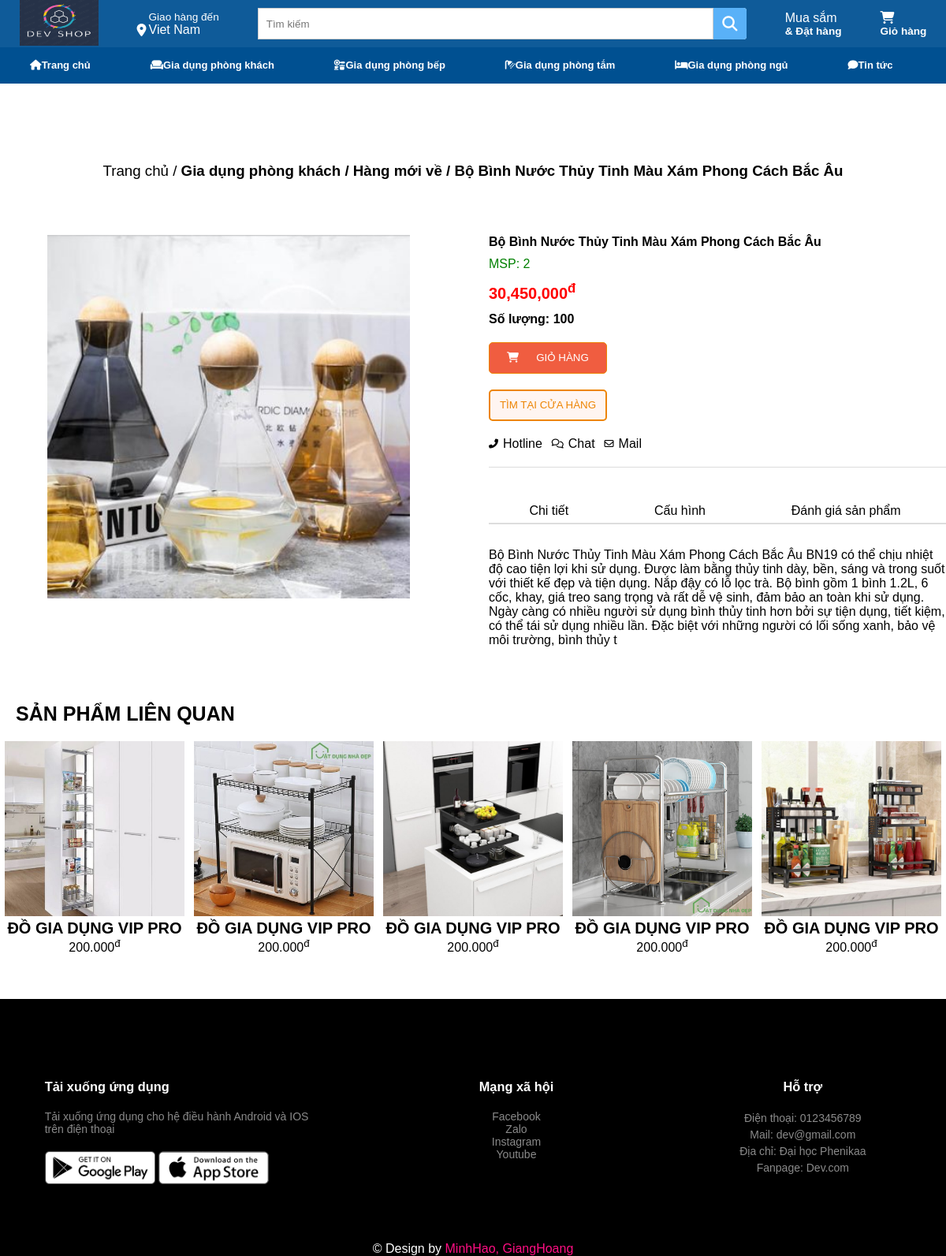
/product.php?ms_hh=2, run on the app's committed database.
### tables this page shows
CREATE TABLE `hinhhanghoa` (
  `MaHinh` int(20) NOT NULL COMMENT 'Mã hình ',
  `TenHinh` varchar(255) NOT NULL COMMENT 'Tên Hình',
  `MSHH` int(20) NOT NULL COMMENT 'Mã số hàng hóa'
);

CREATE TABLE `hanghoa` (
  `MSHH` int(20) NOT NULL COMMENT 'Mã số hàng hóa',
  `TenHH` varchar(255) NOT NULL COMMENT 'Tên hàng hóa',
  `QuyCach` varchar(500) NOT NULL COMMENT 'Quy cách ',
  `Gia` int(11) NOT NULL COMMENT 'Giá',
  `SoLuongHang` int(50) NOT NULL COMMENT 'Số Lượng hàng hóa',
  `MaLoaiHang` int(20) NOT NULL COMMENT 'Mã loại hàng'
);

### product.php (the view, shortened to what this page needs)
<!DOCTYPE html>
<html lang="en">
<head>
    <link rel="stylesheet" href="./style1.css">
    <link rel="stylesheet" href="./style.css">
</head>
<body>
<?php
    require_once("php/header.php");
    require_once("admin/db_connect.php");
    if (isset($_GET['ms_hh'])) {
        $ms_hh = $_GET['ms_hh'];
        $query = "SELECT h.mshh,h.tenhh,h.gia,h.soluonghang,h.quycach, img.tenhinh FROM hanghoa h join hinhhanghoa img on h.mshh = img.mshh WHERE h.mshh = {$ms_hh} ";
        $query_run = mysqli_query($conn, $query);
        if (mysqli_num_rows($query_run) > 0) {
            $prodItem = mysqli_fetch_array($query_run);
    ?>
    <section style="padding: 50px 0;" class="product">
        <div class="container">
            <div class="product-top row" style="margin-bottom: 70px;">
                <h3><span style="font-weight: 400; margin: 100px 0;">Trang chủ / </span>Gia dụng phòng khách / <span>Hàng mới về / </span> <span><?= $prodItem['tenhh']; ?></span></h3>
            </div>
            <div class="product-content row">
              <form method="post" enctype="multipart/form-data" action="product.php">
                <div class="product-content-left row">
                    <div class="product-content-left-big-img">
                        <img src="admin/image/<?= $prodItem['tenhinh']; ?>" alt="Image">
                    </div>
                </div>
                <div class="product-content-right">
                    <div class="product-content-right-product-name">
                        <h1><?= $prodItem['tenhh']; ?></h1>
                        <p style="font-size: 16px; color: green;">MSP: <?= $prodItem['mshh']; ?></p>
                    </div>
                    <div class="product-content-right-product-price">
                        <p><?= number_format($prodItem['gia'], 0, ".", ","); ?><sup>đ</sup></p>
                    </div>
                    <div class="quantity">
                        <p style="font-weight: bold;">Số lượng: <?= $prodItem['soluonghang']; ?></p>
                    </div>
                    <div class="product-content-right-product-button">
                        <button style="background-color: #F05D40;
    border: 1px solid #ed8505;
    margin-right: 20px;
    color: white;
    border-radius: 5px;" type="submit" name="add"><i class="fas fa-shopping-cart"></i><p>GIỎ HÀNG</p></button>
                        <button style=" border: 2px solid #ed8505;
    border-radius: 5px;
    color: #ed8505;
    background-color: #FFF5F1;" type="submit"><p>TÌM TẠI CỬA HÀNG</p></button>
                    </div>
                    <div style="margin-bottom: 20px;"  class="product-content-right-product-icon">
                        <div class="product-content-right-product-icon-item">
                            <i class="fas fa-phone-alt"></i> <p>Hotline</p>
                        </div>
                        <div class="product-content-right-product-icon-item">
                            <i class="far fa-comments"></i> <p>Chat</p>
                        </div>
                        <div class="product-content-right-product-icon-item">
                            <i class="far fa-envelope"></i><p>Mail</p>
                        </div>
                    </div>
                    <div class="product-content-right-bottom">
                        <div class="product-content-right-bottom-content-big">
                            <div class="product-content-right-bottom-content-title row">
                                <div class="product-content-right-bottom-content-title-item chitiet">
                                        <p style="font-size: 16px;">Chi tiết</p>
                                </div>
                                <div class="product-content-right-bottom-content-title-item cauhinh">
                                        <p style="font-size: 16px;">Cấu hình</p>
                                </div>
                                <div class="product-content-right-bottom-content-title-item danhgia">
                                    <p style="font-size: 16px;">Đánh giá sản phẩm</p>
                                </div>
                            </div>
                            <div class="product-content-right-bottom-content">
                                <div style="font-size: 16px;" class="product-content-right-bottom-content-danhgia">
                                    <?= $prodItem['quycach']; ?>
                                </div>
                            </div>
                        </div>
                    </div>
                </div>
              </form>
            </div>
        </div>
    </section>
<?php }
        else{
            echo "Không có hàng hóa được tìm thấy";
        }
    }
?>
    <div class="product-related1">
        <div class="product-related1-title">
            <p>SẢN PHẨM LIÊN QUAN</p>
        </div>
        <div class="product-content row_flex">
            <div class="product-related1-item">
                <img src="./img/phongbep1-1.jpg" alt="">
                <h1>ĐỒ GIA DỤNG VIP PRO</h1>
                <p>200.000<sup>đ</sup></p>
            </div>
            <div class="product-related1-item">
                <img src="./img/phongbep1-2.jpg" alt="">
                <h1>ĐỒ GIA DỤNG VIP PRO</h1>
                <p>200.000<sup>đ</sup></p>
            </div>
            <div class="product-related1-item">
                <img src="./img/phongbep1-3.jpg" alt="">
                <h1>ĐỒ GIA DỤNG VIP PRO</h1>
                <p>200.000<sup>đ</sup></p>
            </div>
            <div class="product-related1-item">
                <img src="./img/phongbep1-4.jpg" alt="">
                <h1>ĐỒ GIA DỤNG VIP PRO</h1>
                <p>200.000<sup>đ</sup></p>
            </div>
            <div class="product-related1-item">
                <img src="./img/phongbep1-5.jpg" alt="">
                <h1>ĐỒ GIA DỤNG VIP PRO</h1>
                <p>200.000<sup>đ</sup></p>
            </div>
        </div>
    </div>
<?php require_once("php/footer.php"); ?>

### style1.css (style rules this page uses)
* { margin : 0; padding: 0; font-family: Arial; box-sizing: border-box; }
.row_flex { display: flex; }
.row { display: flex; flex-wrap: wrap; justify-content: space-around; }
.container { max-width: 1080px; margin: auto; }
.product { padding: 50px 0; }
.product-top { margin-bottom: 30px; }
.product-content { display: flex; }
.product-content-left { display: flex; width: 50%; }
.product-content-left-big-img { width: 80%; padding-right: 20px; }
.product-content-left-big-img img { width: 100%; }
.product-content-right { width: 50%; padding-left: 20px; }
.product-content-right-product-name h1 { font-size: 28px; }
.product-content-right-product-name p { color: green; font-size: 16px; margin: 10px 0; }
.product-content-right-product-price { margin: 10px 0; font-size: 20px; font-weight: bold; color: red; }
.quantity { margin-top: 10px; margin-bottom: 20px; display: flex; }
.quantity p { margin-right: 10px; }
.product-content-right-product-button button { width: 150px; height: 40px; display: block; margin: 20px 0 12px; }
.product-content-right-product-button button:first-child { display: flex; justify-content: space-evenly; align-items: center; background-color: #F05D40; border: none; border-radius: 5px; color: white; cursor: pointer; }
.product-content-right-product-button button:last-child { border: 2px solid #ed8505; border-radius: 5px; color: #ed8505; background-color: #FFF5F1; cursor: pointer; }
.product-content-right-product-icon { display: flex; margin: 20px 0; }
.product-content-right-product-icon-item { display: flex; margin-right: 12px; justify-content: center; align-items: center; }
.product-content-right-product-icon-item i { font-size: 12px; margin-right: 6px; }
.product-content-right-bottom { padding-top: 40px; border-top: 1px solid #dddddd; position: relative; }
.product-content-right-bottom-content-title { display: flex; border-bottom: 2px solid #dddddd; }
.product-content-right-bottom-content-title-item { padding: 6px; cursor: pointer; margin-right: 6px; }
.product-content-right-bottom-content-title-item p { font-size: 16px; }
.product-content-right-bottom-content { padding-top: 30px; }
.product-content-right-bottom-content { font-size: 16px; }
.product-related1 { margin-bottom: 50px; }
.product-related1-title { margin: 20px 0; }
.product-related1-title p { font-size: 25px; font-weight: bold; padding-left: 20px; }
.product-related1-item { width: 20%; text-align: center; padding: 0 6px; }
.product-related1-item img { width: 100%; height: 80%; }
.product-related1-item h1 { font-size: 20px; }
.product-related1-item p { font-size: 16px; }

### data on the page
hinhhanghoa: MSHH.TenHH "Bộ Bình Nước Thủy Tinh Màu Xám Phong Cách Bắc Âu", TenHinh (picture), MSHH.MSHH "2", MSHH.Gia "30,450,000", MSHH.SoLuongHang "100", MSHH.QuyCach "Bộ Bình Nước Thủy Tinh Màu Xám Phong Cách Bắc Âu BN19 có thể chịu nhiệt độ cao tiện lợi khi sử dụng. Được làm bằng thủy tinh dày, bền, sáng và trong suốt với thiết kế đẹp và tiện dụng. Nắp đậy có lỗ lọc trà. Bộ bình gồm 1 bình 1.2L, 6 cốc, khay, giá treo sang trọng và rất dễ vệ sinh, đảm bảo an toàn khi sử dụng. Ngày càng có nhiều người sử dụng bình thủy tinh hơn bởi sự tiện dụng, tiết kiệm, có thể tái sử dụng nhiều lần. Đặc biệt với những người có lối sống xanh, bảo vệ môi trường, bình thủy t"
